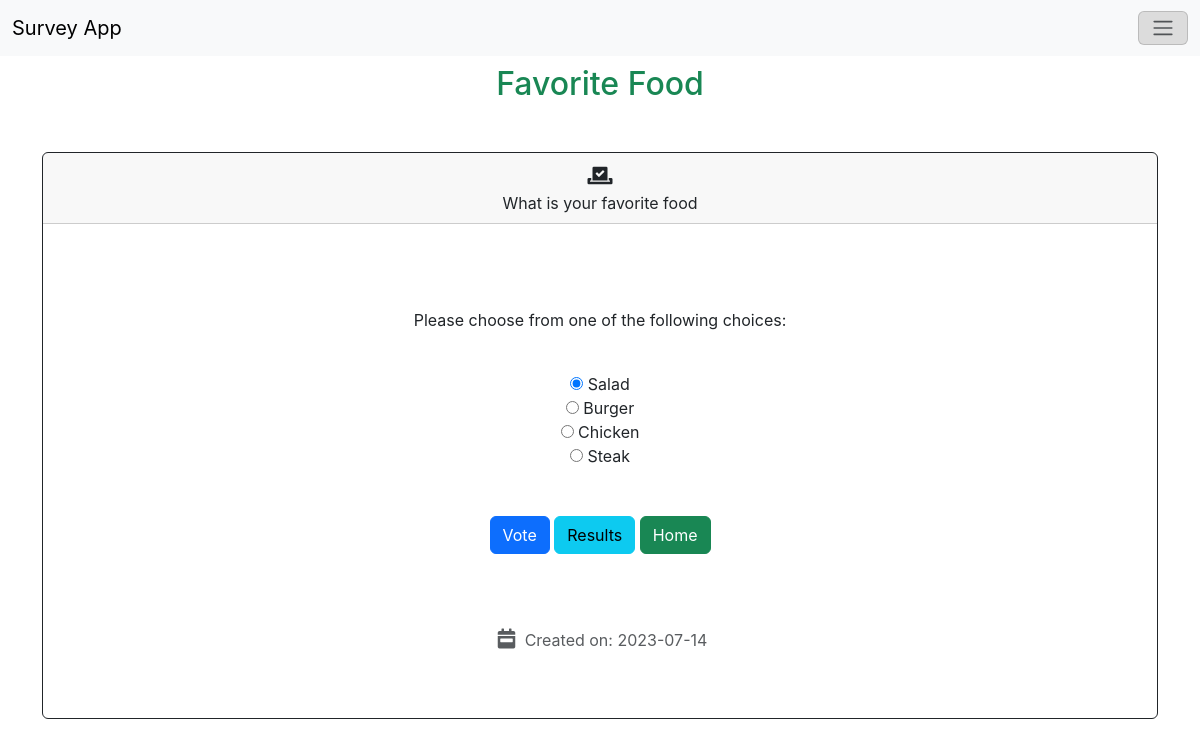
The page /vote.php?id=20 on the database its author committed.
### tables this page shows
CREATE TABLE `polls` (
  `id` int(11) NOT NULL,
  `title` text NOT NULL,
  `desc` text NOT NULL,
  `timestamp` timestamp NOT NULL DEFAULT CURRENT_TIMESTAMP ON UPDATE CURRENT_TIMESTAMP
);

CREATE TABLE `poll_answers` (
  `id` int(11) NOT NULL,
  `poll_id` int(11) NOT NULL,
  `title` text NOT NULL,
  `votes` int(11) NOT NULL DEFAULT '0'
);

### vote.php (the view, shortened to what this page needs)
<?php
include 'functions.php';
$pdo = pdo_connect_mysql();
if (isset($_GET['id'])) {
    $stmt = $pdo->prepare('SELECT * FROM polls WHERE id = ?');
    $stmt->execute([$_GET['id']]);
    $poll = $stmt->fetch(PDO::FETCH_ASSOC);
    if ($poll) {
        $stmt = $pdo->prepare('SELECT * FROM poll_answers WHERE poll_id = ?');
        $stmt->execute([$_GET['id']]);
        $poll_answers = $stmt->fetchAll(PDO::FETCH_ASSOC);
    } else {
        die ('Poll with that ID does not exist.');
    }
} else {
    die ('No poll ID specified.');
}
?>
<?=template_header("Vote", "fas fa-vote-yea fa-2x")?>
<div class="d-flex align-items-center text-center" style="min-height: 100vh">
      <div class="box w-100 text-success">
        <h2 class=""><?=$poll['title']?></h2>
        <div class="container mt-5 text-center">
            <div class="card border-dark mb-3">
                <div class="card-header"><i class="fas fa-vote-yea"></i><br><?=$poll['desc']?></div>
                    <div class="card-body text-dark">
                        <div class="container mt-5 mb-5">
                            <div class="form-check">
                                <p>Please choose from one of the following choices:</p><br>
                                <form action="vote.php?id=<?=$_GET['id']?>" method="post">
                                    <div class="container">
                                    <?php for ($i = 0; $i < count($poll_answers); $i++): ?>
                                        <label class="form-check-label">
                                            <input class="vote"
                                                    type="radio"
                                                    name="poll_answer"
                                                    value="<?=$poll_answers[$i]['id']?>"
                                                           <?=$i == 0 ? ' checked' : ''?>>
                                            <?=$poll_answers[$i]['title']?>
                                        </label><br>
                                    <?php endfor; ?>
                                    <div class="container mt-5 mb-5">
                                        <input type="submit" value="Vote" class="btn btn-primary">
                                        <a class="btn btn-info" href="result.php?id=<?=$poll['id']?>">Results</a>
                                        <a class="btn btn-success" href="index.php">Home</a>
                                    </div>
                                </form>
                                </div>
                            </div>
                            <div class="text-muted">
                            <i class="fas fa-calendar-week"></i>
                                <span>Created on: </span>
                            </div>
                        </div>
                    </div>
            </div>
        </div>
    </div>
</div>
<?=template_footer()?>

### functions.php (shortened to what this page needs)
<?php
function formatDate($input) {
    $timestamp = strtotime($input);
    $new_date_format = date('Y-m-d', $timestamp);
    echo $new_date_format;
}
function template_header($title, $icon)
{
echo <<<EOT
<!doctype html>
<html lang="en">
  <head>
    <meta charset="utf-8">
    <meta name="viewport" content="width=device-width, initial-scale=1, shrink-to-fit=no">
    <link href="https://cdn.jsdelivr.net/npm/bootstrap@5.3.0/dist/css/bootstrap.min.css" rel="stylesheet">
    <link href="style.css" rel="stylesheet" type="text/css">
    <link rel="stylesheet" href="https://use.fontawesome.com/releases/v5.8.2/css/all.css">
    <link rel="stylesheet" href="https://fonts.googleapis.com/css?family=Roboto:300,400,500,700&display=swap">
    <script src="https://cdn.jsdelivr.net/npm/bootstrap@5.3.0/dist/js/bootstrap.bundle.min.js"></script>
  </head>
  <title>$title</title>
  <body>
  <nav class="navbar bg-body-tertiary fixed-top">
    <div class="container-fluid">
        <a class="navbar-brand" href="#">Survey App</a>
            <button class="navbar-toggler" type="button" data-bs-toggle="offcanvas" data-bs-target="#offcanvasNavbar" aria-controls="offcanvasNavbar" aria-label="Toggle navigation">
            <span class="navbar-toggler-icon"></span>
        </button>
        <div class="offcanvas offcanvas-end" tabindex="-1" id="offcanvasNavbar" aria-labelledby="offcanvasNavbarLabel">
        <div class="offcanvas-header">
            <h5 class="offcanvas-title" id="offcanvasNavbarLabel">Offcanvas</h5>
            <button type="button" class="btn-close" data-bs-dismiss="offcanvas" aria-label="Close"></button>
        </div>
        <div class="offcanvas-body">
            <ul class="navbar-nav justify-content-end flex-grow-1 pe-3">
                <li class="nav-item">
                    <a class="nav-link active" aria-current="page" href="index.php">Home</a>
                </li>
                <li class="nav-item">
                    <a class="nav-link" href="create.php">New Survey</a>
                </li>
            </ul>
        </div>
        </div>
    </div>
    </nav>
    <div class="d-flex align-items-center" style="min-height: 100vh">
      <div class="box w-100 text-success">
EOT;
}
function template_footer() {
    echo <<<EOT
        </body>
    </html>
    EOT;
    }

### style.css (style rules this page uses)
* { box-sizing: border-box; font-family: -apple-system, BlinkMacSystemFont, 'segoe ui', roboto, oxygen, ubuntu, cantarell, 'fira sans', 'droid sans', 'helvetica neue', Arial, sans-serif; font-size: 16px; -webkit-font-smoothing: antialiased; -moz-osx-font-smoothing: grayscale; }
body { background-color: #ffffff; margin: 0; }
.navbar-toggler { background: gainsboro !important; }
.form-check { padding: 20px !important; }
.fas { padding: 5px; font-size: 20px; }
.container { text-align: center !important; }

### rows shown on the page
polls: title "Favorite Food", desc "What is your favorite food", timestamp "2023-07-14"
poll_answers: title "Salad"
poll_answers: title "Burger"
poll_answers: title "Chicken"
poll_answers: title "Steak"
